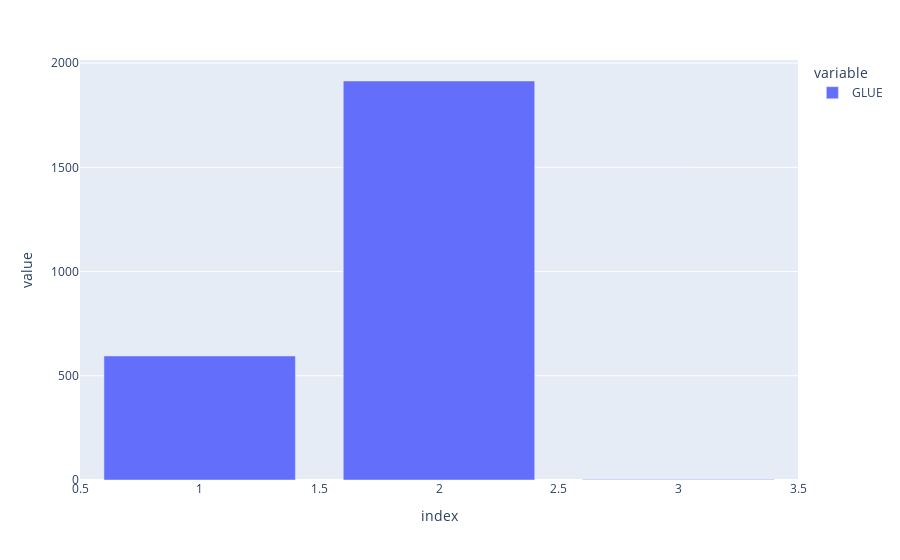

Notebook code for this chart:
### Markdown cell above
## EDA

After filtering the dataset, we did some preliminary data analysis to find interesting trends.

### Code cell
#print(df_subset.columns.to_list())
px.bar(df_subset["GLUE"].value_counts()).show()

### Figure 1 — Plotly figure (JSON) as saved in the notebook; plotly's stock layout.template omitted (floating-point values rounded to 4 significant figures)
{"data": [{"alignmentgroup": "True", "hovertemplate": "variable=GLUE<br>index=%{x}<br>value=%{y}<extra></extra>", "legendgroup": "GLUE", "marker": {"color": "#636efa", "pattern": {"shape": ""}}, "name": "GLUE", "offsetgroup": "GLUE", "orientation": "v", "showlegend": true, "textposition": "auto", "type": "bar", "x": [2, 1, 3], "xaxis": "x", "y": [1914, 595, 2], "yaxis": "y"}], "layout": {"barmode": "relative", "legend": {"title": {"text": "variable"}, "tracegroupgap": 0}, "margin": {"t": 60}, "xaxis": {"anchor": "y", "domain": [0, 1], "title": {"text": "index"}}, "yaxis": {"anchor": "x", "domain": [0, 1], "title": {"text": "value"}}}}
